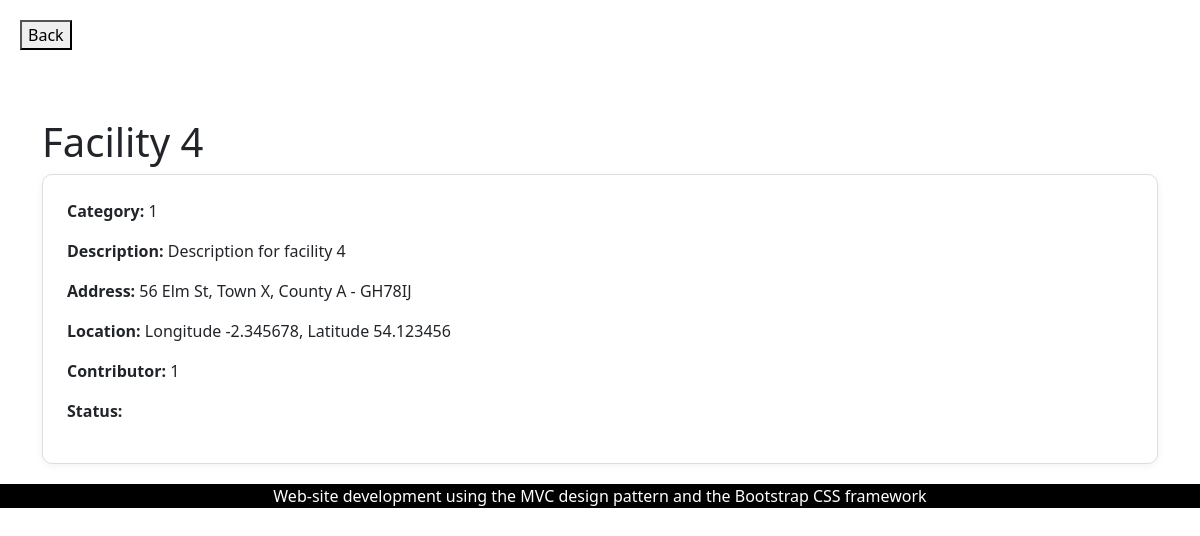
Page /ecoFacilityDetails.php?id=4 on the committed database.
### tables this page shows
CREATE TABLE ecoFacilities (
    id INTEGER PRIMARY KEY AUTOINCREMENT,  -- PK, UQ, NN, AI
    title VARCHAR(50) NOT NULL,            -- NN
    category INTEGER NOT NULL,             -- FK to ecoCategories(id)
    description VARCHAR(150) NOT NULL,     -- NN
    houseNumber VARCHAR(50),               -- Optional
    streetName VARCHAR(50),                -- Optional
    county VARCHAR(50),                    -- Optional
    town VARCHAR(50),                      -- Optional
    postcode VARCHAR(7) NOT NULL,          -- NN
    lng FLOAT NOT NULL,                    -- NN
    lat FLOAT NOT NULL,                    -- NN
    contributor INTEGER NOT NULL, status TEXT,          -- FK to ecoUser(id)
    FOREIGN KEY (category) REFERENCES ecoCategories(id),
    FOREIGN KEY (contributor) REFERENCES ecoUser(id)
);

### ecoFacilityDetails.php (called while the page is built, shortened)
<?php
require_once('Models/ecoFacilityDataSet.php');
$id = $_GET['id'] ?? null;
$dataSet = new EcoFacilityDataSet();
$facility = $dataSet->fetchEcoFacility($id);
require('Views/ecoFacilityDetails.phtml');
require('Views/template/footer.phtml');
?>

### Models/Database.php (called while the page is built, shortened)
<?php
class Database {
    protected static $_dbInstance = null;
    protected $_dbHandle;
    public static function getInstance() {
        if(self::$_dbInstance === null) {
            self::$_dbInstance = new self();
        }
        return self::$_dbInstance;
    }
    private function __construct() {
        try {
            $this->_dbHandle = new PDO("sqlite:database/ecoBuddy.db");
        }
        catch (PDOException $e) {
            echo $e->getMessage();
        }
    }
    public function getdbConnection() {
        return $this->_dbHandle;
    }
}

### Models/ecoFacilityDataSet.php (called while the page is built, shortened)
<?php
require_once('Database.php');
require_once('ecoFacilityData.php');
class EcoFacilityDataSet {
    protected $_dbHandle;
    public function __construct() {
        $this->_dbHandle = Database::getInstance()->getdbConnection();
    }
    public function fetchEcoFacility($id) {
        $sqlQuery = "SELECT * FROM ecoFacilities WHERE id = :id";
        $stmt = $this->_dbHandle->prepare($sqlQuery);
        $stmt->execute(['id' => $id]);
        $row = $stmt->fetch(PDO::FETCH_ASSOC);
        if ($row) {
            return new ecoFacilityData($row);
        }
        return null;
    }
}

### Models/ecoFacilityData.php (called while the page is built, shortened)
<?php
class ecoFacilityData {
    protected $id, $title, $category, $description, $houseNumber, $streetName, $county, $town, $postcode, $longitude, $latitude, $contributor, $status;
    public function __construct($dbRow){
        $this->title = $dbRow['title'];
        $this->category = $dbRow['category'];
        $this->description = $dbRow['description'];
        $this->houseNumber = $dbRow['houseNumber'];
        $this->streetName = $dbRow['streetName'];
        $this->county = $dbRow['county'];
        $this->town = $dbRow['town'];
        $this->postcode = $dbRow['postcode'];
        $this->longitude = $dbRow['lng'];
        $this->latitude = $dbRow['lat'];
        $this->contributor = $dbRow['contributor'];
    }
    public function getTitle() {
        return $this->title;
    }
    public function getCategory() {
        return $this->category;
    }
    public function getDescription() {
        return $this->description;
    }
    public function getHouseNumber() {
        return $this->houseNumber;
    }
    public function getStreetName() {
        return $this->streetName;
    }
    public function getCounty() {
        return $this->county;
    }
    public function getTown() {
        return $this->town;
    }
    public function getPostcode() {
        return $this->postcode;
    }
    public function getLongitude() {
        return $this->longitude;
    }
    public function getLatitude() {
        return $this->latitude;
    }
    public function getContributor() {
        return $this->contributor;
    }
}

### Views/ecoFacilityDetails.phtml (the view, shortened to what this page needs)
<!DOCTYPE html>
<html lang="en">
<head>
    <link rel="stylesheet" href="https://cdn.jsdelivr.net/npm/bootstrap@5.3.0/dist/css/bootstrap.min.css">
    <link href="/css/my-style.css" rel="stylesheet">
</head>
<body>
<button onclick="history.back()" style="margin: 20px;">Back</button>
<div class="container mt-5">
    <h1><?= htmlspecialchars($facility->getTitle()) ?></h1>
    <div class="card p-4">
        <p><strong>Category:</strong> <?= htmlspecialchars($facility->getCategory()) ?></p>
        <p><strong>Description:</strong> <?= htmlspecialchars($facility->getDescription()) ?></p>
        <p><strong>Address:</strong> <?= htmlspecialchars($facility->getHouseNumber() . ' ' . $facility->getStreetName() . ', ' . $facility->getTown() . ', ' . $facility->getCounty() . ' - ' . $facility->getPostcode()) ?></p>
        <p><strong>Location:</strong> Longitude <?= htmlspecialchars($facility->getLongitude()) ?>, Latitude <?= htmlspecialchars($facility->getLatitude()) ?></p>
        <p><strong>Contributor:</strong> <?= htmlspecialchars($facility->getContributor()) ?></p>
        <p><strong>Status:</strong> <?= htmlspecialchars($facility->getStatus()) ?></p>
    </div>
</div>
</body>
</html>

### css/my-style.css (style rules this page uses)
.card { background-color: #ffffff; border: 1px solid #ddd; border-radius: 10px; padding: 20px; margin-bottom: 20px; box-shadow: 0 2px 8px rgba(0, 0, 0, 0.05); }

### rows in the picture
ecofacilities: title "Facility 4", category "1", description "Description for facility 4", houseNumber+streetName+town "56 Elm St, Town X, County A - GH78IJ", lng "-2.345678", lat "54.123456", contributor "1"
